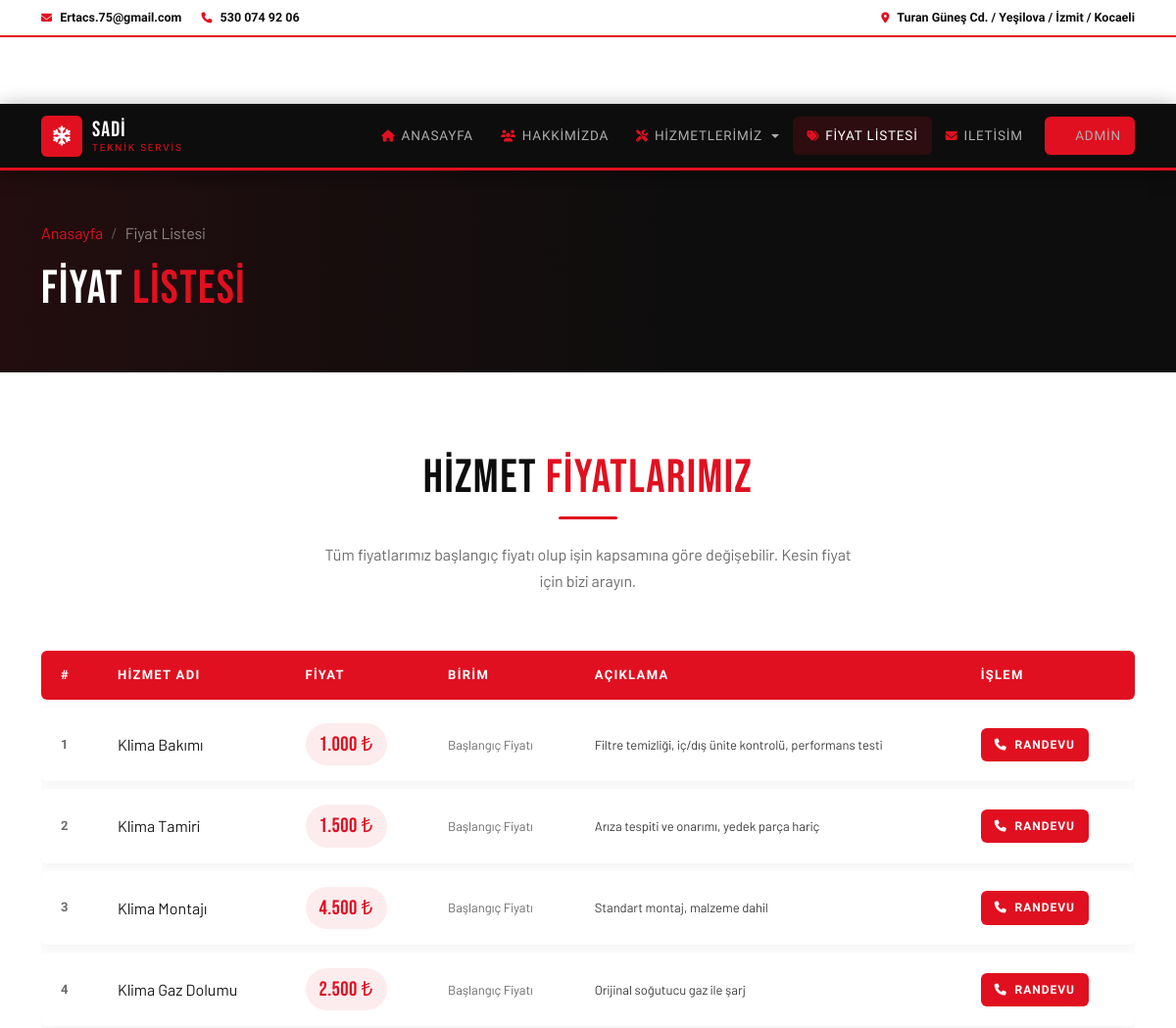
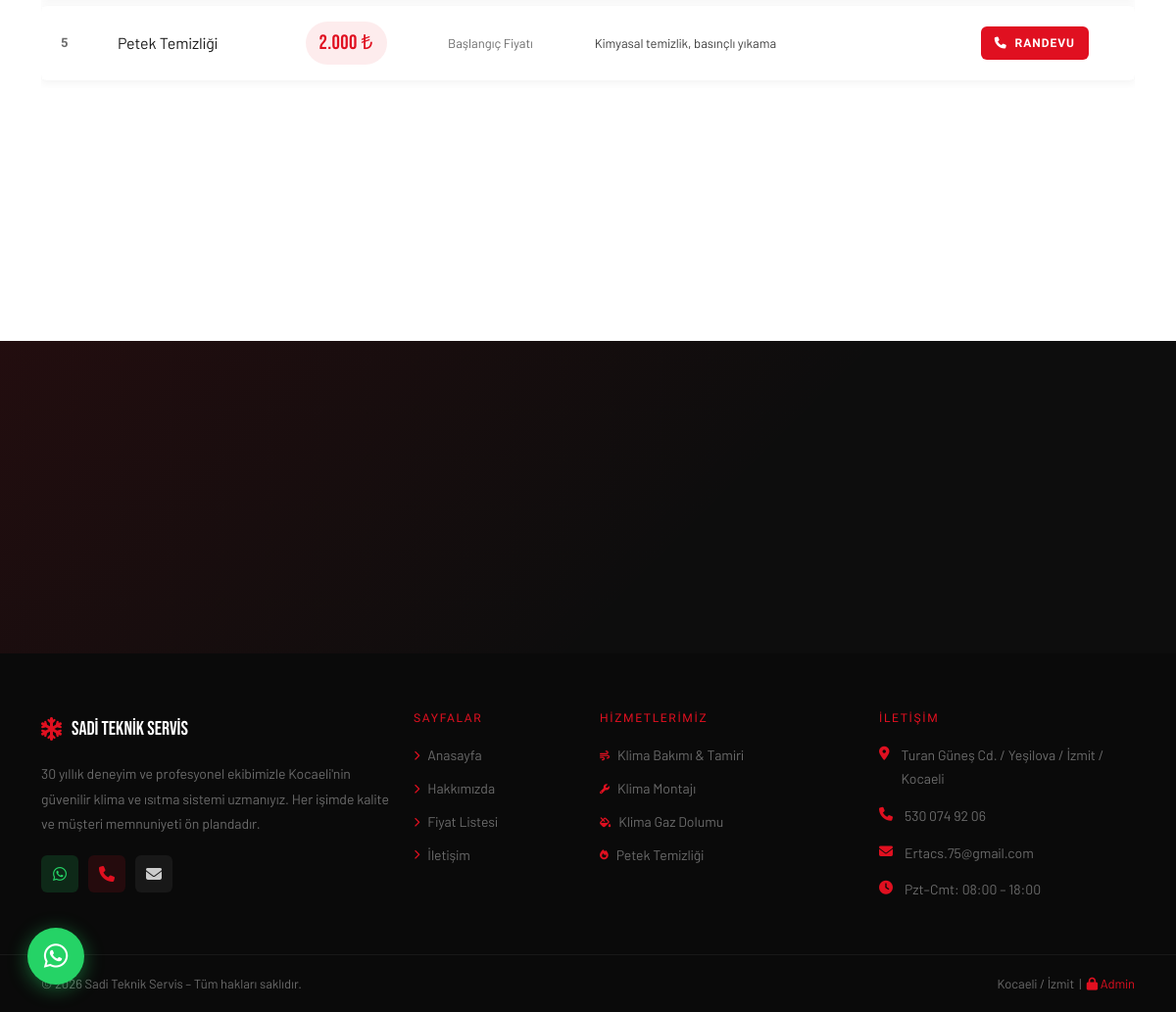
The page /fiyat-listesi.php on the database its author committed (2 pictures, top to bottom).
### tables this page shows
CREATE TABLE IF NOT EXISTS fiyatlar (
    id INT AUTO_INCREMENT PRIMARY KEY,
    hizmet_adi VARCHAR(150) NOT NULL,
    fiyat DECIMAL(10,2) NOT NULL,
    birim VARCHAR(30) DEFAULT 'Başlangıç Fiyatı',
    aciklama VARCHAR(255),
    aktif TINYINT(1) DEFAULT 1,
    created_at TIMESTAMP DEFAULT CURRENT_TIMESTAMP,
    updated_at TIMESTAMP DEFAULT CURRENT_TIMESTAMP ON UPDATE CURRENT_TIMESTAMP
);

### includes/config.php (called while the page is built, shortened)
<?php
function db(): PDO {
    static $pdo = null;
    if ($pdo === null) {
        $dsn = "mysql:host=" . DB_HOST . ";dbname=" . DB_NAME . ";charset=" . DB_CHARSET;
        $options = [
            PDO::ATTR_ERRMODE            => PDO::ERRMODE_EXCEPTION,
            PDO::ATTR_DEFAULT_FETCH_MODE => PDO::FETCH_ASSOC,
            PDO::ATTR_EMULATE_PREPARES   => false,
        ];
        try {
            $pdo = new PDO($dsn, DB_USER, DB_PASS, $options);
        } catch (PDOException $e) {
            die('<div style="font-family:sans-serif;padding:30px;background:#1a0000;color:#ff4444;border:1px solid #ff0000;margin:20px;border-radius:8px;">
                <h3>⚠️ Veritabanı Bağlantı Hatası</h3>
                <p>Lütfen XAMPP\'ın çalıştığından ve veritabanının kurulu olduğundan emin olun.</p>
                <code>' . htmlspecialchars($e->getMessage()) . '</code>
            </div>');
        }
    }
    return $pdo;
}

### fiyat-listesi.php (the view, shortened to what this page needs)
<?php
require_once 'includes/config.php';
try {
    $fiyatlar = db()->query("SELECT * FROM fiyatlar WHERE aktif=1 ORDER BY id")->fetchAll();
} catch (Exception $e) {
    $fiyatlar = [];
}
include 'includes/header.php';
?>
<div class="page-header">
    <div class="container">
        <nav aria-label="breadcrumb" class="breadcrumb-custom mb-3">
            <ol class="breadcrumb">
                <li class="breadcrumb-item"><a href="index.php">Anasayfa</a></li>
                <li class="breadcrumb-item active">Fiyat Listesi</li>
            </ol>
        </nav>
        <h1>FİYAT <span>LİSTESİ</span></h1>
    </div>
</div>
<section class="section-pad">
    <div class="container">
        <div class="section-title fade-up">
            <h2>HİZMET <span>FİYATLARIMIZ</span></h2>
            <p>Tüm fiyatlarımız başlangıç fiyatı olup işin kapsamına göre değişebilir. Kesin fiyat için bizi arayın.</p>
        </div>
        <div class="fade-up" style="overflow-x:auto;">
            <table class="price-table">
                <thead>
                    <tr>
                        <th>#</th>
                        <th>Hizmet Adı</th>
                        <th>Fiyat</th>
                        <th>Birim</th>
                        <th>Açıklama</th>
                        <th>İşlem</th>
                    </tr>
                </thead>
                <tbody>
                    <?php if (!empty($fiyatlar)): ?>
                    <?php foreach ($fiyatlar as $i => $f): ?>
                    <tr>
                        <td style="color:var(--gri);font-size:13px;"><?= $i+1 ?></td>
                        <td><?= htmlspecialchars($f['hizmet_adi']) ?></td>
                        <td><span class="price-badge"><?= number_format($f['fiyat'], 0, ',', '.') ?> ₺</span></td>
                        <td style="font-size:13px;color:var(--gri);"><?= htmlspecialchars($f['birim']) ?></td>
                        <td style="font-size:13px;color:var(--gri-koyu);"><?= htmlspecialchars($f['aciklama'] ?? '') ?></td>
                        <td>
                            <a href="iletisim.php" class="btn-red" style="padding:7px 14px;font-size:12px;">
                                <i class="fas fa-phone"></i> Randevu
                            </a>
                        </td>
                    </tr>
                    <?php endforeach; ?>
                    <?php else: ?>
                    <?php
                    $statik = [
                        ['hizmet_adi'=>'Klima Bakımı','fiyat'=>1000,'birim'=>'Başlangıç Fiyatı','aciklama'=>'Filtre temizliği, iç/dış ünite kontrolü, performans testi'],
                        ['hizmet_adi'=>'Klima Tamiri','fiyat'=>1500,'birim'=>'Başlangıç Fiyatı','aciklama'=>'Arıza tespiti ve onarımı, yedek parça hariç'],
                        ['hizmet_adi'=>'Klima Montajı','fiyat'=>4500,'birim'=>'Başlangıç Fiyatı','aciklama'=>'Standart montaj, malzeme dahil'],
                        ['hizmet_adi'=>'Klima Gaz Dolumu','fiyat'=>2500,'birim'=>'Başlangıç Fiyatı','aciklama'=>'Orijinal soğutucu gaz ile şarj'],
                        ['hizmet_adi'=>'Petek Temizliği','fiyat'=>2000,'birim'=>'Başlangıç Fiyatı','aciklama'=>'Kimyasal temizlik, basınçlı yıkama'],
                    ];
                    foreach ($statik as $i => $f): ?>
                    <tr>
                        <td style="color:var(--gri);font-size:13px;"><?= $i+1 ?></td>
                        <td><?= $f['hizmet_adi'] ?></td>
                        <td><span class="price-badge"><?= number_format($f['fiyat'], 0, ',', '.') ?> ₺</span></td>
                        <td style="font-size:13px;color:var(--gri);"><?= $f['birim'] ?></td>
                        <td style="font-size:13px;color:var(--gri-koyu);"><?= $f['aciklama'] ?></td>
                        <td>
                            <a href="iletisim.php" class="btn-red" style="padding:7px 14px;font-size:12px;">
                                <i class="fas fa-phone"></i> Randevu
                            </a>
                        </td>
                    </tr>
                    <?php endforeach; endif; ?>
                </tbody>
            </table>
        </div>
    </div>
</section>
<section class="cta-section">
</section>
<?php include 'includes/footer.php'; ?>

### includes/header.php (shortened to what this page needs)
<?php
$current_page = basename($_SERVER['PHP_SELF'], '.php');
function aktif(string $sayfa, string $current): string {
    return $sayfa === $current ? 'active' : '';
}
?>
<!DOCTYPE html>
<html lang="tr">
<head>
    <link rel="stylesheet" href="https://cdn.jsdelivr.net/npm/bootstrap@5.3.2/dist/css/bootstrap.min.css">
    <link rel="stylesheet" href="https://cdnjs.cloudflare.com/ajax/libs/font-awesome/6.5.1/css/all.min.css">
    <link rel="stylesheet" href="/sadi_teknik/assets/css/style.css">
</head>
<body>
<div class="topbar"><div class="container"><div class="topbar-inner">
<div class="topbar-left">
<span><i class="fas fa-envelope"></i> <?php echo SITE_MAIL; ?></span>
<span><i class="fas fa-phone"></i> <?php echo SITE_TEL; ?></span>
</div>
<div class="topbar-right"><span><i class="fas fa-map-marker-alt"></i> <?php echo SITE_ADRES; ?></span></div>
</div></div></div>
<nav class="navbar navbar-expand-lg navbar-dark sticky-top main-navbar">
<div class="container">
<a class="navbar-brand" href="/sadi_teknik/index.php">
<span class="brand-icon"><i class="fas fa-snowflake"></i></span>
<span class="brand-text"><span class="brand-main">SADİ</span><span class="brand-sub">TEKNİK SERVİS</span></span>
</a>
<div class="collapse navbar-collapse" id="mainNav">
<ul class="navbar-nav ms-auto align-items-lg-center">
<li class="nav-item"><a class="nav-link <?php echo aktif("index", $current_page); ?>" href="/sadi_teknik/index.php"><i class="fas fa-home"></i> Anasayfa</a></li>
<li class="nav-item"><a class="nav-link <?php echo aktif("hakkimizda", $current_page); ?>" href="/sadi_teknik/hakkimizda.php"><i class="fas fa-users"></i> Hakkimizda</a></li>
<li class="nav-item dropdown">
<a class="nav-link dropdown-toggle" href="#" role="button" data-bs-toggle="dropdown"><i class="fas fa-tools"></i> Hizmetlerimiz</a>
</li>
<li class="nav-item"><a class="nav-link <?php echo aktif("fiyat-listesi", $current_page); ?>" href="/sadi_teknik/fiyat-listesi.php"><i class="fas fa-tags"></i> Fiyat Listesi</a></li>
<li class="nav-item"><a class="nav-link <?php echo aktif("iletisim", $current_page); ?>" href="/sadi_teknik/iletisim.php"><i class="fas fa-envelope"></i> Iletisim</a></li>
<li class="nav-item ms-lg-2"><a class="nav-link nav-admin-btn" href="/sadi_teknik/admin/index.php"><i class="fas fa-lock"></i> Admin</a></li>
</ul>
</div>
</div>
</nav>

### includes/footer.php (shortened to what this page needs)
<footer class="site-footer">
    <div class="footer-top">
        <div class="container">
            <div class="row g-4">
                <div class="col-lg-4 col-md-6">
                    <div class="footer-brand">
                        <a href="index.php" class="footer-logo">
                            <i class="fas fa-snowflake"></i>
                            <span>SADİ TEKNİK SERVİS</span>
                        </a>
                        <p>30 yıllık deneyim ve profesyonel ekibimizle Kocaeli'nin güvenilir klima ve ısıtma sistemi uzmanıyız. Her işimde kalite ve müşteri memnuniyeti ön plandadır.</p>
                        <div class="footer-social">
                            <a href="<?= WA_LINK ?>" target="_blank" class="social-btn whatsapp" title="WhatsApp"><i class="fab fa-whatsapp"></i></a>
                            <a href="tel:+90<?= str_replace(' ', '', SITE_TEL) ?>" class="social-btn phone" title="Ara"><i class="fas fa-phone"></i></a>
                            <a href="mailto:<?= SITE_MAIL ?>" class="social-btn email" title="E-posta"><i class="fas fa-envelope"></i></a>
                        </div>
                    </div>
                </div>
                <div class="col-lg-2 col-md-6 col-6">
                    <h5 class="footer-heading">Sayfalar</h5>
                    <ul class="footer-links">
                        <li><a href="index.php"><i class="fas fa-chevron-right"></i> Anasayfa</a></li>
                        <li><a href="hakkimizda.php"><i class="fas fa-chevron-right"></i> Hakkımızda</a></li>
                        <li><a href="fiyat-listesi.php"><i class="fas fa-chevron-right"></i> Fiyat Listesi</a></li>
                        <li><a href="iletisim.php"><i class="fas fa-chevron-right"></i> İletişim</a></li>
                    </ul>
                </div>
                <div class="col-lg-3 col-md-6 col-6">
                    <h5 class="footer-heading">Hizmetlerimiz</h5>
                    <ul class="footer-links">
                        <li><a href="hizmet.php?slug=klima-bakimi-ve-tamiri"><i class="fas fa-wind"></i> Klima Bakımı & Tamiri</a></li>
                        <li><a href="hizmet.php?slug=klima-montaji"><i class="fas fa-wrench"></i> Klima Montajı</a></li>
                        <li><a href="hizmet.php?slug=klima-gaz-dolumu"><i class="fas fa-fill-drip"></i> Klima Gaz Dolumu</a></li>
                        <li><a href="hizmet.php?slug=petek-temizligi"><i class="fas fa-fire"></i> Petek Temizliği</a></li>
                    </ul>
                </div>
                <div class="col-lg-3 col-md-6">
                    <h5 class="footer-heading">İletişim</h5>
                    <ul class="footer-contact-list">
                        <li>
                            <i class="fas fa-map-marker-alt"></i>
                            <span><?= SITE_ADRES ?></span>
                        </li>
                        <li>
                            <i class="fas fa-phone"></i>
                            <a href="tel:+905300749206"><?= SITE_TEL ?></a>
                        </li>
                        <li>
                            <i class="fas fa-envelope"></i>
                            <a href="mailto:<?= SITE_MAIL ?>"><?= SITE_MAIL ?></a>
                        </li>
                        <li>
                            <i class="fas fa-clock"></i>
                            <span>Pzt–Cmt: 08:00 – 18:00</span>
                        </li>
                    </ul>
                </div>
            </div>
        </div>
    </div>
    <div class="footer-bottom">
        <div class="container">
            <div class="row align-items-center">
                <div class="col-md-6">
                    <p class="mb-0">&copy; <?= date('Y') ?> Sadi Teknik Servis – Tüm hakları saklıdır.</p>
                </div>
                <div class="col-md-6 text-md-end">
                    <p class="mb-0">Kocaeli / İzmit &nbsp;|&nbsp; <a href="admin/index.php"><i class="fas fa-lock"></i> Admin</a></p>
                </div>
            </div>
        </div>
    </div>
</footer>
<a href="<?= WA_LINK ?>" target="_blank" class="whatsapp-float" title="WhatsApp ile iletişime geçin">
    <i class="fab fa-whatsapp"></i>
</a>
</body>
</html>

### rows shown on the page
fiyatlar: hizmet_adi "Klima Bakımı", fiyat "1.000", birim "Başlangıç Fiyatı", aciklama "Filtre temizliği, iç/dış ünite kontrolü, performans testi"
fiyatlar: hizmet_adi "Klima Tamiri", fiyat "1.500", birim "Başlangıç Fiyatı", aciklama "Arıza tespiti ve onarımı, yedek parça hariç"
fiyatlar: hizmet_adi "Klima Montajı", fiyat "4.500", birim "Başlangıç Fiyatı", aciklama "Standart montaj, malzeme dahil"
fiyatlar: hizmet_adi "Klima Gaz Dolumu", fiyat "2.500", birim "Başlangıç Fiyatı", aciklama "Orijinal soğutucu gaz ile şarj"
fiyatlar: hizmet_adi "Petek Temizliği", fiyat "2.000", birim "Başlangıç Fiyatı", aciklama "Kimyasal temizlik, basınçlı yıkama"

### other values the page prints
SITE_MAIL "Ertacs.75@gmail.com"
SITE_TEL "530 074 92 06"
SITE_ADRES "Turan Güneş Cd. / Yeşilova / İzmit / Kocaeli"
